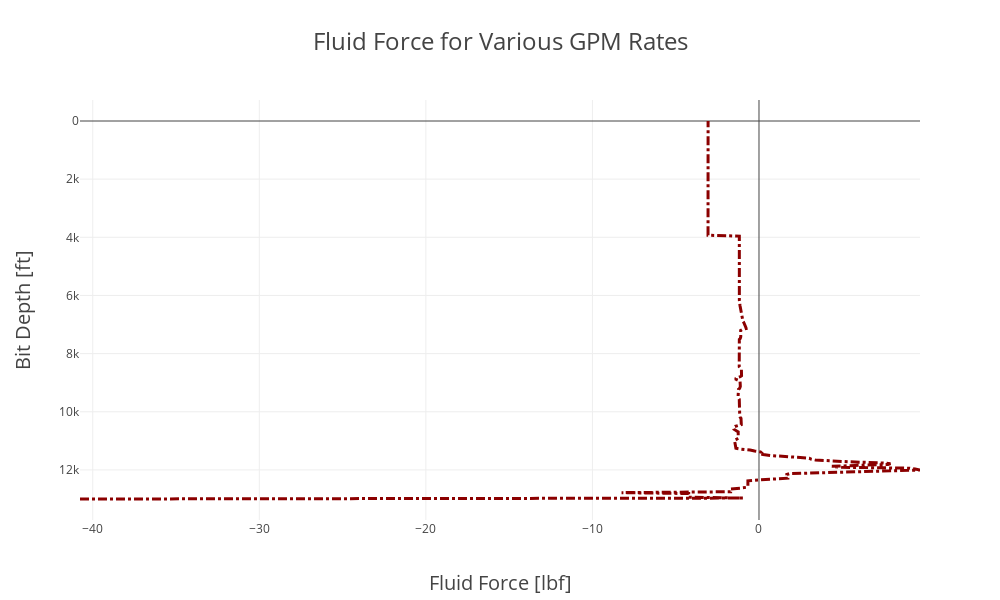

Notebook code cell kept with this figure:
### Code cell
import plotly.graph_objects as go
from plotly.subplots import make_subplots

fig1 = make_subplots(rows=1, cols=1)

fig1.add_trace(go.Scatter(x=fluid_force, y=np.linspace(13000,0,len(fluid_force)), name='13k @ 470 gpm', line=dict(color='darkred', width=3, dash='dashdot')), row=1, col=1)

# Update the layout

fig1.update_layout(
    
    template= "none",
    title='Fluid Force for Various GPM Rates',
    title_font_size=24,
    xaxis=dict(
        title='Fluid Force [lbf]',
        titlefont_size=20
    ),
    yaxis=dict(
        title='Bit Depth [ft]',
        titlefont_size=20,
        autorange="reversed"
    ),
    legend=dict(
        traceorder='normal',
        font=dict(
            size=16,
        )
    ),
    height = 600,
    width = 1000
)

fig1.show()
# fig.write_html("Plot.html")

### Figure 1 — Plotly figure (JSON) as saved in the notebook; plotly's stock layout.template omitted (floating-point values rounded to 4 significant figures; data arrays with more than 128 entries replaced by an {"elided": "..."} marker saying what was removed)
{"data": [{"line": {"color": "darkred", "dash": "dashdot", "width": 3}, "name": "13k @ 470 gpm", "type": "scatter", "x": {"elided": "418 float values"}, "xaxis": "x", "y": {"elided": "418 float values"}, "yaxis": "y"}], "layout": {"height": 600, "legend": {"font": {"size": 16}, "traceorder": "normal"}, "title": {"font": {"size": 24}, "text": "Fluid Force for Various GPM Rates"}, "width": 1000, "xaxis": {"anchor": "y", "domain": [0, 1], "title": {"font": {"size": 20}, "text": "Fluid Force [lbf]"}}, "yaxis": {"anchor": "x", "autorange": "reversed", "domain": [0, 1], "title": {"font": {"size": 20}, "text": "Bit Depth [ft]"}}}}
